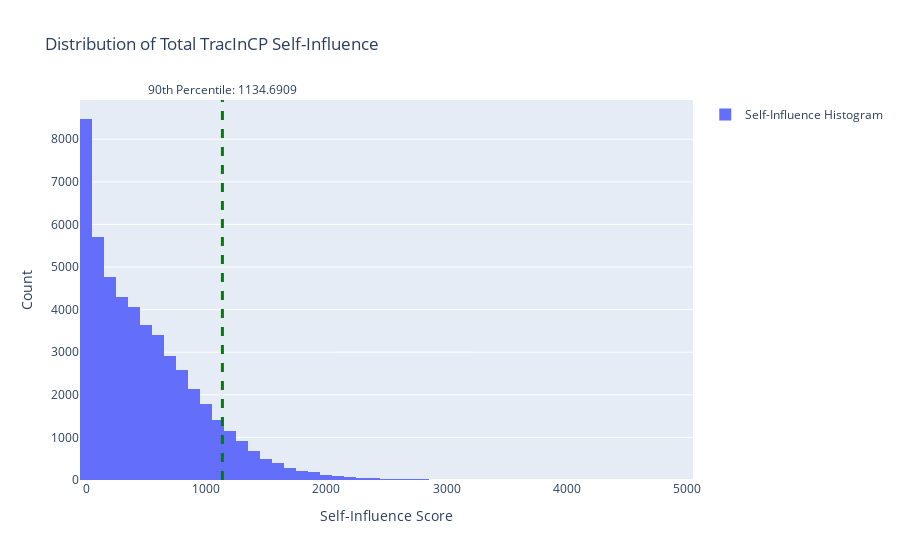

The notebook cell this image was saved under:
### Code cell
plot_self_influence_histogram(total_influence)

### Figure 1 — Plotly figure (JSON) as saved in the notebook; plotly's stock layout.template omitted (floating-point values rounded to 4 significant figures; data arrays with more than 128 entries replaced by an {"elided": "..."} marker saying what was removed)
{"data": [{"name": "Self-Influence Histogram", "nbinsx": 50, "type": "histogram", "x": {"elided": "50000 float values"}}], "layout": {"annotations": [{"showarrow": false, "text": "90th Percentile: 1134.6909", "x": 1135.0, "xanchor": "center", "xref": "x", "y": 1, "yanchor": "bottom", "yref": "y domain"}], "shapes": [{"line": {"color": "green", "dash": "dash", "width": 3}, "type": "line", "x0": 1135.0, "x1": 1135.0, "xref": "x", "y0": 0, "y1": 1, "yref": "y domain"}], "showlegend": true, "title": {"text": "Distribution of Total TracInCP Self-Influence"}, "xaxis": {"title": {"text": "Self-Influence Score"}}, "yaxis": {"title": {"text": "Count"}}}}
